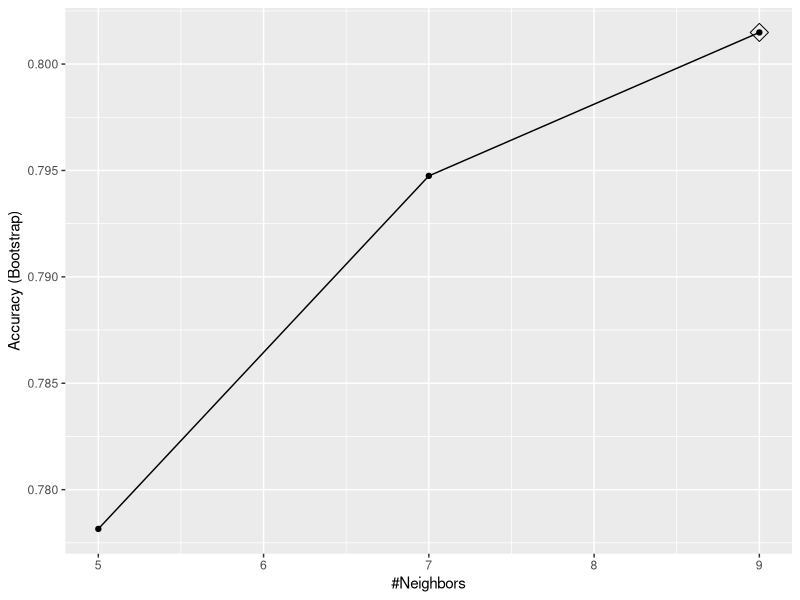
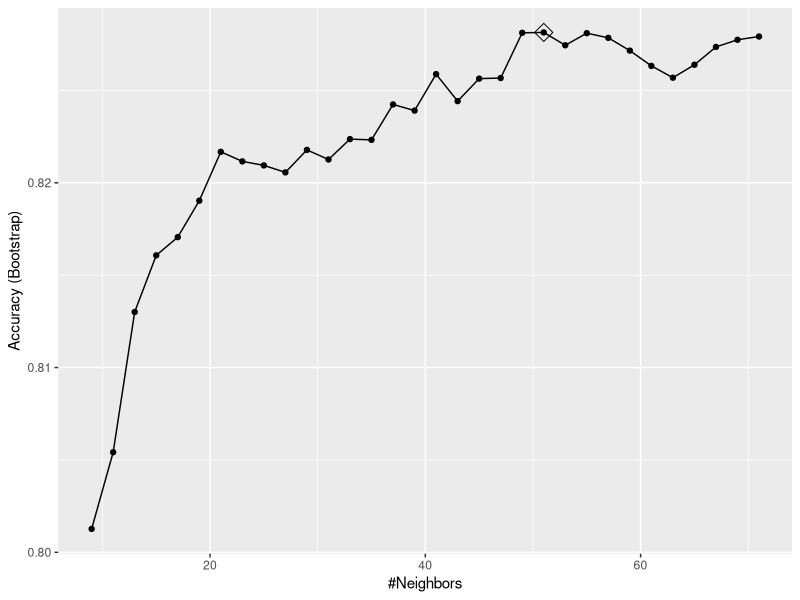
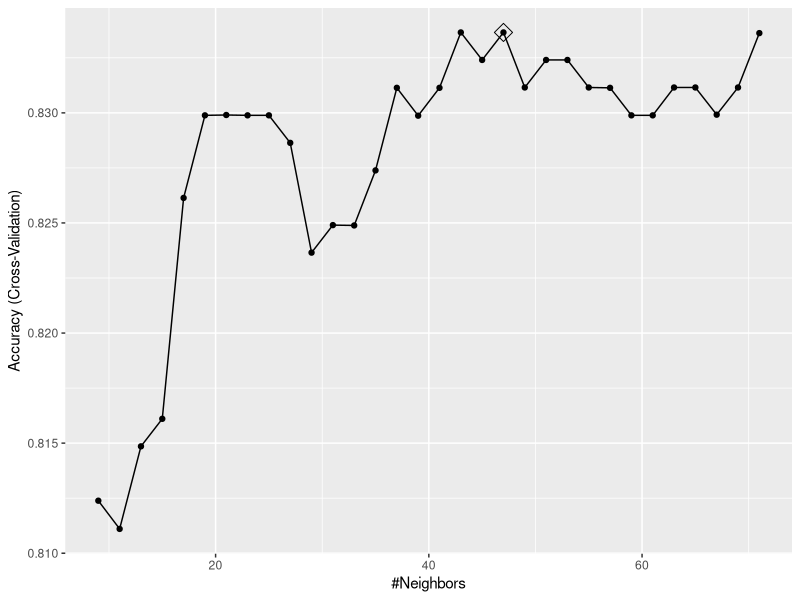
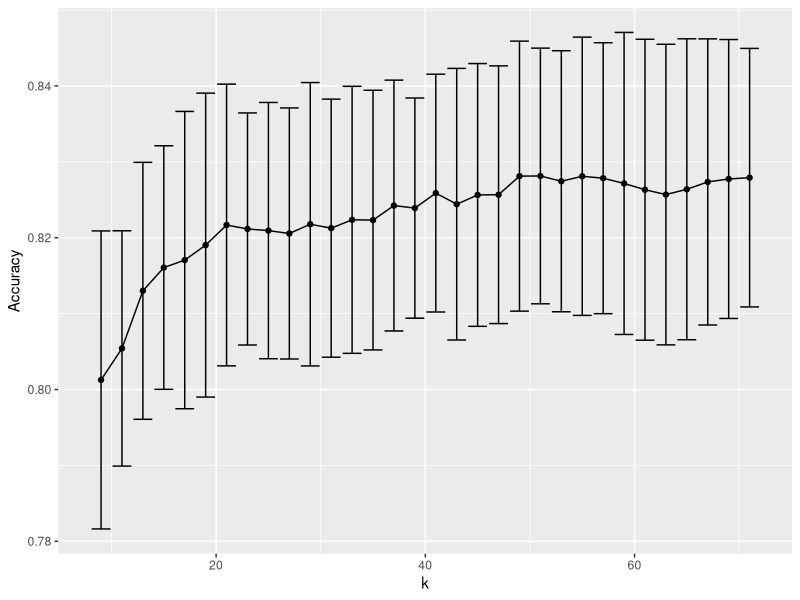
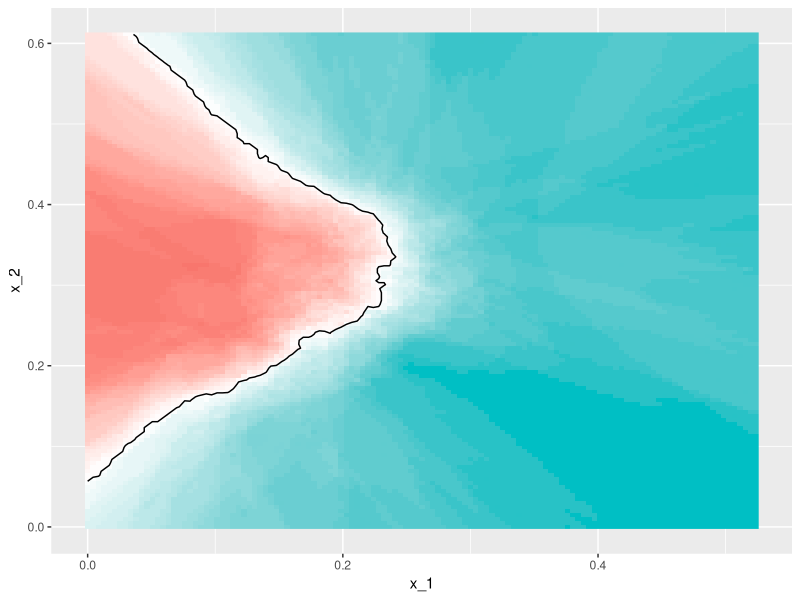
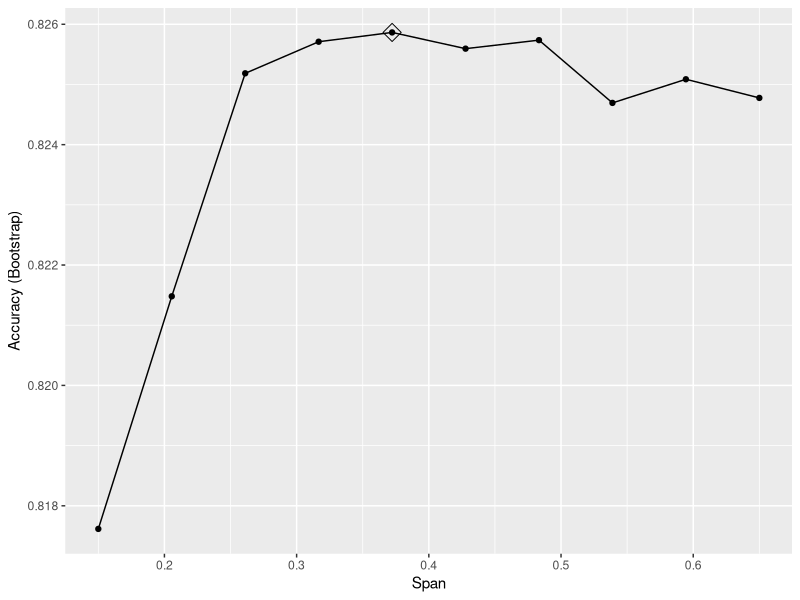
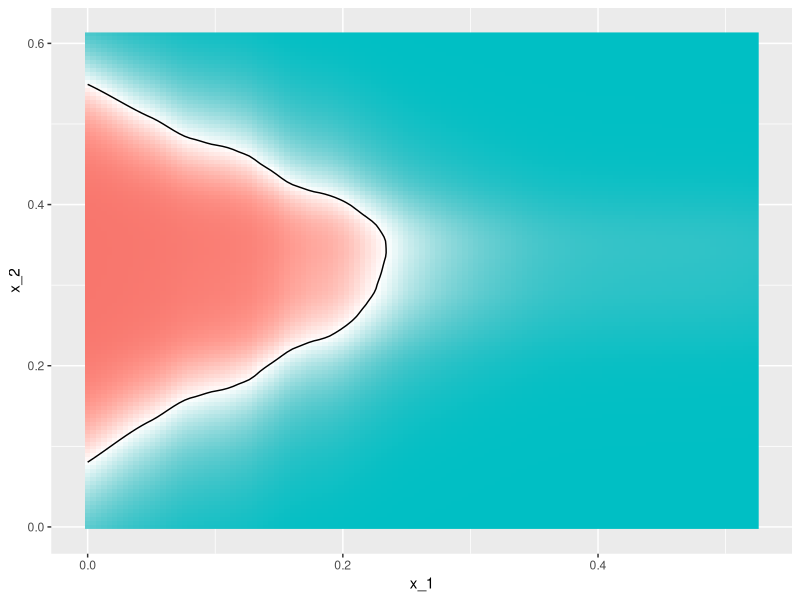
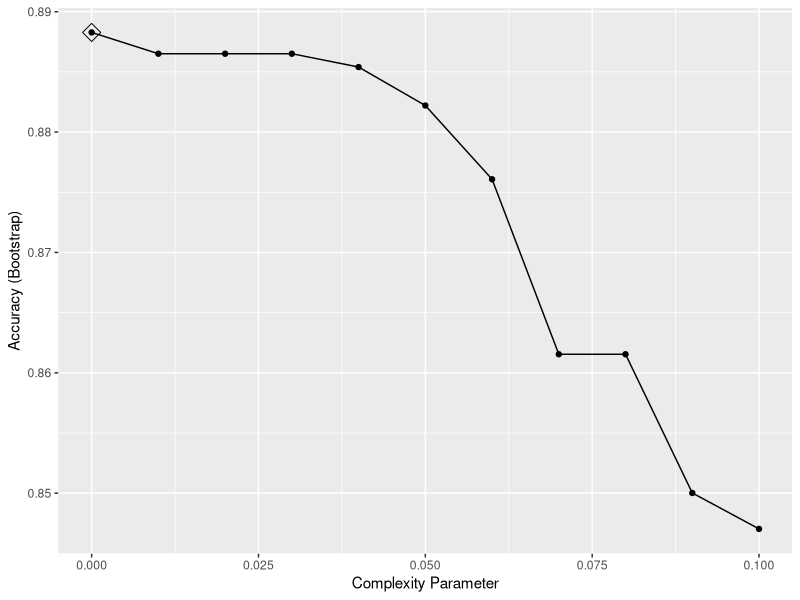

These charts were generated, in order, by the following R code: (Note: this script raises an error after producing the figures.)
## Section 5: Classification with More than Two Classes
## and the Caret Package
## 5.2: Caret Package
##   Caret Package

# Caret package links
# http://topepo.github.io/caret/available-models.html
# http://topepo.github.io/caret/train-models-by-tag.html

cat("\014")

library(tidyverse)
library(dslabs)
data("mnist_27")

library(caret)

train_glm <- train(y ~ .,
                   method = "glm",
                   data = mnist_27$train)
train_knn <- train(y ~ .,
                   method = "knn",
                   data = mnist_27$train)

y_hat_glm <- predict(train_glm,
                     mnist_27$test, type = "raw")
y_hat_knn <- predict(train_knn,
                     mnist_27$test, type = "raw")

confusionMatrix(y_hat_glm,
                mnist_27$test$y)$overall[["Accuracy"]]
confusionMatrix(y_hat_knn,
                mnist_27$test$y)$overall[["Accuracy"]]


##
## Tuning Parameters with Caret
##

getModelInfo("knn")
modelLookup("knn")

train_knn <- train(y ~ ., method = "knn",
                   data = mnist_27$train)
ggplot(train_knn, highlight = TRUE)

train_knn <- train(
  y ~ .,
  method = "knn",
  data = mnist_27$train,
  tuneGrid = data.frame(k = seq(9, 71, 2))
)
ggplot(train_knn, highlight = TRUE)
train_knn$bestTune
train_knn$finalModel
confusionMatrix(predict(train_knn, 
                        mnist_27$test, type = "raw"),
                mnist_27$test$y)$overall["Accuracy"]

control <- trainControl(method = "cv", number = 10, p = .9)
train_knn_cv <- train(
  y ~ .,
  method = "knn",
  data = mnist_27$train,
  tuneGrid = data.frame(k = seq(9, 71, 2)),
  trControl = control
)
ggplot(train_knn_cv, highlight = TRUE)

train_knn$results %>%
  ggplot(aes(x = k, y = Accuracy)) +
  geom_line() +
  geom_point() +
  geom_errorbar(aes(
    x = k,
    ymin = Accuracy - AccuracySD,
    ymax = Accuracy + AccuracySD
  ))

plot_cond_prob <- function(p_hat = NULL) {
  tmp <- mnist_27$true_p
  if (!is.null(p_hat)) {
    tmp <- mutate(tmp, p = p_hat)
  }
  tmp %>% ggplot(aes(x_1, x_2, z = p, fill = p)) +
    geom_raster(show.legend = FALSE) +
    scale_fill_gradientn(colors = 
                           c("#F8766D", "white", "#00BFC4")) +
    stat_contour(breaks = c(0.5), color = "black")
}

plot_cond_prob(predict(train_knn, 
                       mnist_27$true_p, 
                       type = "prob")[, 2])

install.packages("gam")
modelLookup("gamLoess")

grid <- expand.grid(span = seq(0.15, 0.65, len = 10), 
                    degree = 1)

train_loess <- train(y ~ .,
                     method = "gamLoess",
                     tuneGrid = grid,
                     data = mnist_27$train)

getModelInfo(train_loess)

ggplot(train_loess, highlight = TRUE)

confusionMatrix(data = predict(train_loess, 
                               mnist_27$test),
                reference = 
                  mnist_27$test$y)$overall["Accuracy"]

p1 <- plot_cond_prob(predict(train_loess,
                             mnist_27$true_p,
                             type = "prob")[, 2])
p1


##
## Comprehension Check: Caret Package
##

# These exercises take you through an analysis 
# using the tissue_gene_expression dataset.

# Q1
# Load the rpart package and then use the caret::train() 
# function with method = "rpart" to fit a classification tree 
# to the tissue_gene_expression dataset. Try out cp values 
# of seq(0, 0.1, 0.01). Plot the accuracies to report 
# the results of the best model. Set the seed to 1991.
 
library(tidyverse)
library(caret)
library(rpart)
library(dslabs)

# getModelInfo("rpart")
modelLookup("rpart")$parameter
# "cp"

data(tissue_gene_expression)
y <- tissue_gene_expression$y
x <- tissue_gene_expression$x

set.seed(1991, sample.kind = "Rounding")

train_rpart <-
  train(x, y,
        method = "rpart",
        # data = tissue_gene_expression,
        tuneGrid = data.frame(cp = seq(0, 0.1, 0.01)))
ggplot(train_rpart, highlight = T)   

train_rpart$bestTune
#   cp
# 1  0

# Which value of cp gives the highest accuracy?
  
#  0

# Explanation from web site

# The following code can be used to do generate 
# the plot and get the value of cp:
  
library(caret)
library(rpart)          
library(dslabs)
library(dplyr)

set.seed(1991, sample.kind = "Rounding")
data("tissue_gene_expression")

fit <- with(tissue_gene_expression, 
            train(x, y, method = "rpart",
                  tuneGrid = data.frame(cp = seq(0, 0.1, 0.01))))

ggplot(fit)

# Q2
# Note that there are only 6 placentas in the dataset. 
# By default, rpart() requires 20 observations 
# before splitting a node. That means that it is difficult 
# to have a node in which placentas are the majority. 
# Rerun the analysis you did in the exercise in Q1, 
# but this time, allow rpart() to split any node by using 
# the argument control = rpart.control(minsplit = 0). 
# Look at the confusion matrix again to determine whether 
# the accuracy increases. Again, set the seed to 1991.

rm(list = ls())
data("tissue_gene_expression")
set.seed(1991, sample.kind = "Rounding")
fit_rpart <- with(tissue_gene_expression, 
            train(x, y, method = "rpart",
                  control = rpart.control(minsplit = 0),
                  tuneGrid = data.frame(cp = seq(0, 0.1, 0.01))))

ggplot(fit_rpart, highlight = T)   
fit_rpart$bestTune
fit_rpart

# cp    Accuracy   Kappa    
# 0.00  0.9147869  0.8966977
# 0.01  0.9097380  0.8906158
# 0.02  0.9024233  0.8816999
# 0.03  0.8947150  0.8723923
# 0.04  0.8894580  0.8659688
# 0.05  0.8827699  0.8576901
# 0.06  0.8760811  0.8494140
# 0.07  0.8615446  0.8310576
# 0.08  0.8615446  0.8310576
# 0.09  0.8500201  0.8165422
# 0.10  0.8470350  0.8127472

fit_rpart[[4]]$Accuracy %>% max()
# [1] 0.9147869


# What is the accuracy now?
  
# 0.9147869  ## YES!!!!
# Answer:  0.9141

## Explanation from the web site
# The following code can be used to re-run the analysis 
# and view the confusion matrix:
  
library(rpart)
data("tissue_gene_expression")
set.seed(1991, sample.kind = "Rounding")
fit_rpart <- with(tissue_gene_expression, 
          train(x, y, method = "rpart",
                tuneGrid = data.frame(cp = seq(0, 0.10, 0.01)),
                control = rpart.control(minsplit = 0)))
ggplot(fit_rpart)
confusionMatrix(fit_rpart)

#  Accuracy (average) : 0.9141


# Q3
# Plot the tree from the best fitting model 
# of the analysis you ran in Q2.
# 
library(rpart)
data("tissue_gene_expression")
set.seed(1991, sample.kind = "Rounding")
fit_rpart <- with(tissue_gene_expression, rpart(y ~ x))

plot(fit_rpart, margin = 0.1)
text(fit_rpart, cex = 0.75)


# Which gene is at the first split?

# GPA33

# Explanation from the web site
# The first split is at GPA33 >= 8.794. 
# The following code will give the tree:
  
plot(fit_rpart$finalModel)
text(fit_rpart$finalModel)


## Q4
# We can see that with just seven genes, we are able 
# to predict the tissue type. Now let's see if we can predict 
# the tissue type with even fewer genes using a Random Forest. 
# Use the train() function and the rf method to train 
# a Random Forest model and save it to an object called fit. 
# Try out values of mtry ranging from seq(50, 200, 25) 
# (you can also explore other values on your own). 
# What mtry value maximizes accuracy? To permit small nodesize 
# to grow as we did with the classification trees, use 
# the following argument: nodesize = 1.
# 
# Note: This exercise will take some time to run. 
# If you want to test out your code first, try using smaller 
# values with ntree. Set the seed to 1991 again.
# 
# What value of mtry maximizes accuracy?  
# 100 or 75 from looking at discussion board?

cat("\014") # clear console
rm(list = ls()) # clear environment

library(randomForest)
library(caret)
library(dslabs)

modelLookup("rf")$parameter
# [1] "mtry"
data("tissue_gene_expression")
set.seed(1991, sample.kind = "Rounding")
fit <- with(tissue_gene_expression, 
          train(x, y, method = "rf",
                tuneGrid = data.frame(mtry = seq(50, 200, 25)),
               nodesize = 1))
confusionMatrix(fit)
fit$bestTune$mtry


## Explanation

# The following code can be used to do the analysis:
  
set.seed(1991)
library(randomForest)
fit <- with(tissue_gene_expression, 
            train(x, y, method = "rf", 
                  nodesize = 1,
                  tuneGrid = data.frame(mtry = seq(50, 200, 25))))

ggplot(fit)


## Q5
# Use the function varImp() on the output of train() 
# and save it to an object called imp:
  
  imp <- varImp(fit) #BLANK
  imp

# What should replace #BLANK in the code above?


# Q6
# The rpart() model we ran above produced a tree 
# that used just seven predictors. Extracting 
# the predictor names is not straightforward, but can be done. 
# If the output of the call to train was fit_rpart, 
# we can extract the names like this:
    
tree_terms <- as.character(unique(fit_rpart$finalModel$frame$var[!(fit_rpart$finalModel$frame$var == "<leaf>")]))
tree_terms
  
# Calculate the variable importance in 
# the Random Forest call from Q4 for these seven predictors 
# and examine where they rank.

y <- tissue_gene_expression$y
x <- tissue_gene_expression$x[,terms]

library(randomForest)

set.seed(1991)
fit <-train(x, y, method = "rf", 
                  nodesize = 1,
                  tuneGrid = data.frame(mtry = seq(50, 200, 25)))


imp7 <- varImp(fit, data = tree_terms)
imp7
  
# What is the importance of the CFHR4 gene in the Random Forest call?
  #   Enter a number.
  # 35.03  
  
# What is the rank of the CFHR4 gene in the Random Forest call?
  #   Enter a number.
  # 7  


# Explanation
# The following code can be used to calculate 
# the rank and importance in the Random Forest call 
# for the predictors from the rpart() model:
  
data_frame(term = rownames(imp$importance), 
           importance = imp$importance$Overall) %>%
mutate(rank = rank(-importance)) %>% arrange(desc(importance)) %>%
filter(term %in% tree_terms)
